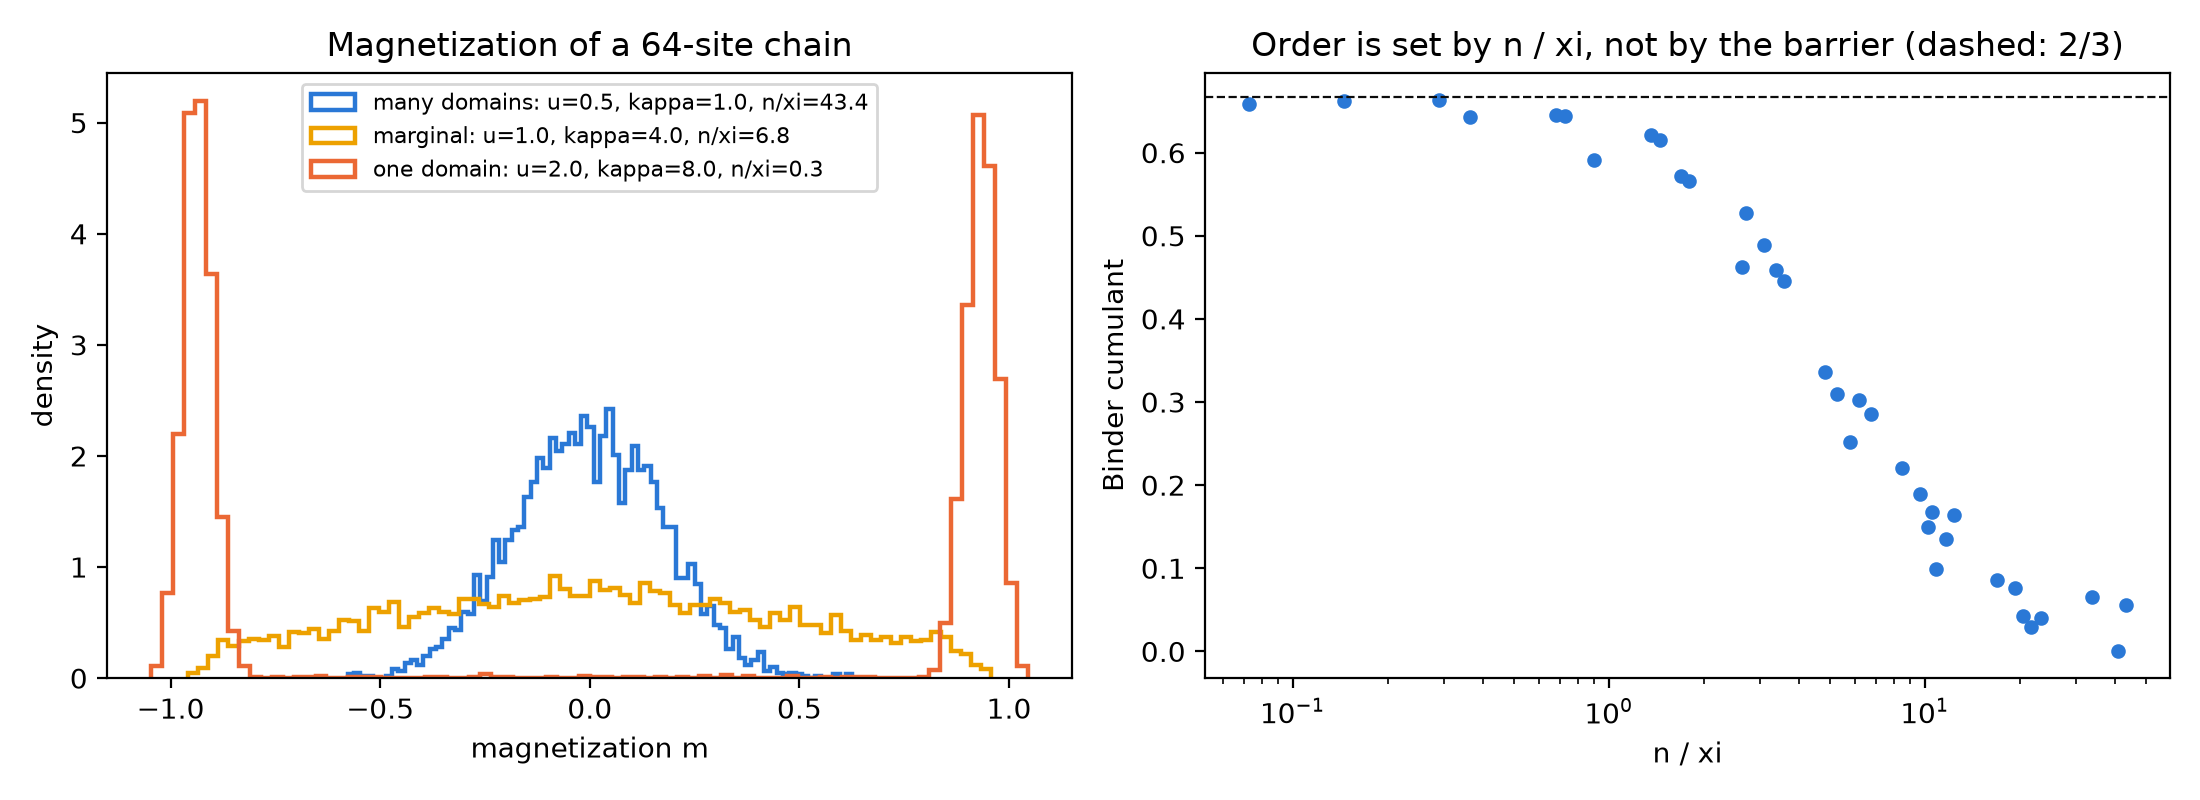

Recreate this plot in Python.
"""Map where a phi-four chain is genuinely two-moded, and how hard it is.

In one dimension a chain with nearest-neighbour coupling has no symmetry
breaking in the long-chain limit: a domain wall costs a finite amount, so a
chain much longer than the correlation length xi breaks into domains and its
magnetization concentrates near zero. Whether a chain is a two-moded target is
therefore decided by n_sites against xi, not by the barrier alone, and a study
that picks parameters by the barrier can end up with a unimodal target.

This sweep reports, for each (u, kappa, n_sites) at h = 0 and a = 1:

  xi           the correlation length, exactly, from the transfer spectrum
  n/xi         how many correlation lengths the chain spans
  barrier      n u a^4, the uniform-path barrier, exactly
  sd(m)        the spread of the magnetization, from exact draws
  P(|m| > 1/2) how much of the mass sits away from the symmetric point
  binder       1 - <m^4> / (3 <m^2>^2): 2/3 for two sharp phases, 0 for a
               Gaussian around zero

Everything but the last three is exact. Those three come from exact draws of
the discretized chain, so they carry Monte Carlo error, reported alongside.

Run: python examples/phi_four/phi_four_hardness.py
"""

from pathlib import Path

import numpy as np

from jax_pdf.phi_four_oracle import PhiFourChainOracle

N_SAMPLES = 4000
N_GRID, BOUND = 301, 3.0
SETTINGS = [(u, kappa, n) for u in (0.5, 1.0, 2.0)
            for kappa in (1.0, 2.0, 4.0, 8.0)
            for n in (16, 32, 64)]


def survey(u, kappa, n_sites, rng):
    oracle = PhiFourChainOracle(u=u, a=1.0, kappa=kappa, h=0.0, n_sites=n_sites,
                                periodic=True, n_grid=N_GRID, bound=BOUND)
    xi = oracle.correlation_length()
    m = oracle.sample(rng, N_SAMPLES).mean(axis=1)

    second, fourth = np.mean(m**2), np.mean(m**4)
    binder = 1 - fourth / (3 * second**2)
    ordered = np.mean(np.abs(m) > 0.5)
    return {
        "xi": xi,
        "spanned": n_sites / xi,
        "barrier": n_sites * u,
        "sd_m": float(np.sqrt(second)),
        "ordered": ordered,
        "ordered_se": float(np.sqrt(ordered * (1 - ordered) / N_SAMPLES)),
        "binder": float(binder),
    }


def figure(rows, rng):
    """Magnetization histograms for three regimes, and the Binder collapse."""
    import matplotlib.pyplot as plt

    fig, axes = plt.subplots(1, 2, figsize=(11, 4))
    for (u, kappa, n_sites), colour, label in [((0.5, 1.0, 64), "#2a78d6", "many domains"),
                                               ((1.0, 4.0, 64), "#eda100", "marginal"),
                                               ((2.0, 8.0, 64), "#eb6834", "one domain")]:
        oracle = PhiFourChainOracle(u=u, a=1.0, kappa=kappa, h=0.0, n_sites=n_sites,
                                    periodic=True, n_grid=N_GRID, bound=BOUND)
        m = oracle.sample(rng, N_SAMPLES).mean(axis=1)
        axes[0].hist(m, bins=80, density=True, histtype="step", lw=1.6, color=colour,
                     label=f"{label}: u={u}, kappa={kappa}, n/xi={n_sites / oracle.correlation_length():.1f}")
    axes[0].set(xlabel="magnetization m", ylabel="density",
                title=f"Magnetization of a {64}-site chain")
    axes[0].legend(fontsize=8)

    spanned = [row["spanned"] for _, row in rows]
    binder = [row["binder"] for _, row in rows]
    axes[1].scatter(spanned, binder, s=18, color="#2a78d6")
    axes[1].axhline(2 / 3, color="#0b0b0b", lw=0.8, ls="--")
    axes[1].set(xscale="log", xlabel="n / xi", ylabel="Binder cumulant",
                title="Order is set by n / xi, not by the barrier (dashed: 2/3)")
    fig.tight_layout()
    output_path = Path(__file__).with_name("phi_four_hardness.png")
    fig.savefig(output_path, dpi=200)
    print(f"\nSaved {output_path}")


def main():
    rng = np.random.default_rng(0)
    print(f"{'u':>5s}{'kappa':>7s}{'n':>5s}{'xi':>9s}{'n/xi':>8s}{'barrier':>9s}"
          f"{'sd(m)':>8s}{'P(|m|>1/2)':>13s}{'binder':>9s}")
    rows = []
    for u, kappa, n_sites in SETTINGS:
        row = survey(u, kappa, n_sites, rng)
        rows.append(((u, kappa, n_sites), row))
        print(f"{u:5.1f}{kappa:7.1f}{n_sites:5d}{row['xi']:9.2f}{row['spanned']:8.2f}"
              f"{row['barrier']:9.1f}{row['sd_m']:8.3f}"
              f"{row['ordered']:8.3f} +-{row['ordered_se']:.3f}{row['binder']:9.3f}")

    # A usable stress-test target is two-moded: most of the mass away from the
    # symmetric point, and a Binder cumulant near 2/3. Chain length is usually
    # fixed by other considerations, so report the weakest coupling that
    # orders each length rather than one global winner.
    print()
    for n_sites in sorted({n for _, _, n in SETTINGS}):
        ordered = [(key, row) for key, row in rows
                   if key[2] == n_sites and row["ordered"] > 0.9 and row["binder"] > 0.5]
        if not ordered:
            print(f"n = {n_sites:3d}: nothing in this sweep orders it")
            continue
        (u, kappa, _), row = min(ordered, key=lambda item: (item[0][1], item[0][0]))
        print(f"n = {n_sites:3d}: u = {u}, kappa = {kappa} (a = 1, h = 0) gives xi = {row['xi']:.1f}, "
              f"n/xi = {row['spanned']:.2f}, P(|m| > 1/2) = {row['ordered']:.3f}, "
              f"Binder = {row['binder']:.3f}")

    # The barrier is the quantity a reader reaches for, and it is the wrong one.
    by_key = dict(rows)
    deep = by_key[(2.0, 1.0, 64)]
    ordered = by_key[(1.0, 8.0, 64)]
    print(f"\nThe barrier does not decide it. On 64 sites, u = 2, kappa = 1 has a "
          f"uniform-path barrier of {deep['barrier']:.0f} nats and a Binder cumulant of "
          f"{deep['binder']:.3f} (one mode), while u = 1, kappa = 8 has half that barrier, "
          f"{ordered['barrier']:.0f} nats, and a Binder cumulant of {ordered['binder']:.3f} "
          f"(two modes). The chain that spans fewer correlation lengths is the two-moded one.")

    figure(rows, rng)


if __name__ == "__main__":
    main()
